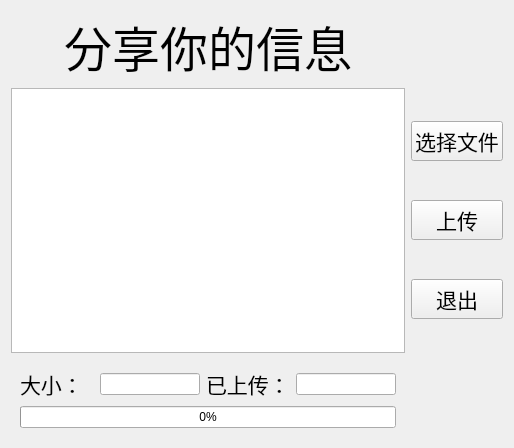
<?xml version="1.0" encoding="UTF-8"?>
<ui version="4.0">
 <class>Widget_upload</class>
 <widget class="QWidget" name="Widget_upload">
  <property name="geometry">
   <rect>
    <x>0</x>
    <y>0</y>
    <width>514</width>
    <height>448</height>
   </rect>
  </property>
  <property name="windowTitle">
   <string>Form</string>
  </property>
  <layout class="QGridLayout" name="gridLayout_2">
   <item row="0" column="0">
    <widget class="QLabel" name="label">
     <property name="font">
      <font>
       <family>楷体</family>
       <pointsize>36</pointsize>
      </font>
     </property>
     <property name="text">
      <string>分享你的信息</string>
     </property>
     <property name="alignment">
      <set>Qt::AlignCenter</set>
     </property>
    </widget>
   </item>
   <item row="1" column="0">
    <widget class="QTextEdit" name="textEdit"/>
   </item>
   <item row="1" column="1">
    <layout class="QVBoxLayout" name="verticalLayout">
     <item>
      <widget class="QPushButton" name="buttonFile">
       <property name="font">
        <font>
         <family>楷体</family>
         <pointsize>16</pointsize>
        </font>
       </property>
       <property name="text">
        <string>选择文件</string>
       </property>
      </widget>
     </item>
     <item>
      <widget class="QPushButton" name="buttonSend">
       <property name="font">
        <font>
         <family>楷体</family>
         <pointsize>16</pointsize>
        </font>
       </property>
       <property name="text">
        <string>上传</string>
       </property>
      </widget>
     </item>
     <item>
      <widget class="QPushButton" name="pushButton_2">
       <property name="font">
        <font>
         <family>楷体</family>
         <pointsize>16</pointsize>
        </font>
       </property>
       <property name="text">
        <string>退出</string>
       </property>
      </widget>
     </item>
    </layout>
   </item>
   <item row="2" column="0">
    <widget class="QWidget" name="widget" native="true">
     <layout class="QGridLayout" name="gridLayout">
      <item row="0" column="0">
       <widget class="QLabel" name="label_2">
        <property name="maximumSize">
         <size>
          <width>90</width>
          <height>16777215</height>
         </size>
        </property>
        <property name="font">
         <font>
          <family>楷体</family>
          <pointsize>16</pointsize>
         </font>
        </property>
        <property name="text">
         <string>大小：</string>
        </property>
       </widget>
      </item>
      <item row="0" column="1">
       <widget class="QLineEdit" name="lineEdit_size">
        <property name="maximumSize">
         <size>
          <width>100</width>
          <height>16777215</height>
         </size>
        </property>
        <property name="text">
         <string/>
        </property>
        <property name="alignment">
         <set>Qt::AlignCenter</set>
        </property>
       </widget>
      </item>
      <item row="0" column="2">
       <widget class="QLabel" name="label_3">
        <property name="maximumSize">
         <size>
          <width>90</width>
          <height>16777215</height>
         </size>
        </property>
        <property name="font">
         <font>
          <family>楷体</family>
          <pointsize>16</pointsize>
         </font>
        </property>
        <property name="text">
         <string>已上传：</string>
        </property>
       </widget>
      </item>
      <item row="0" column="3">
       <widget class="QLineEdit" name="lineEdit_progress">
        <property name="maximumSize">
         <size>
          <width>100</width>
          <height>16777215</height>
         </size>
        </property>
        <property name="alignment">
         <set>Qt::AlignCenter</set>
        </property>
       </widget>
      </item>
      <item row="1" column="0" colspan="4">
       <widget class="QProgressBar" name="progressBar">
        <property name="value">
         <number>0</number>
        </property>
       </widget>
      </item>
     </layout>
    </widget>
   </item>
  </layout>
 </widget>
 <resources/>
 <connections/>
</ui>
